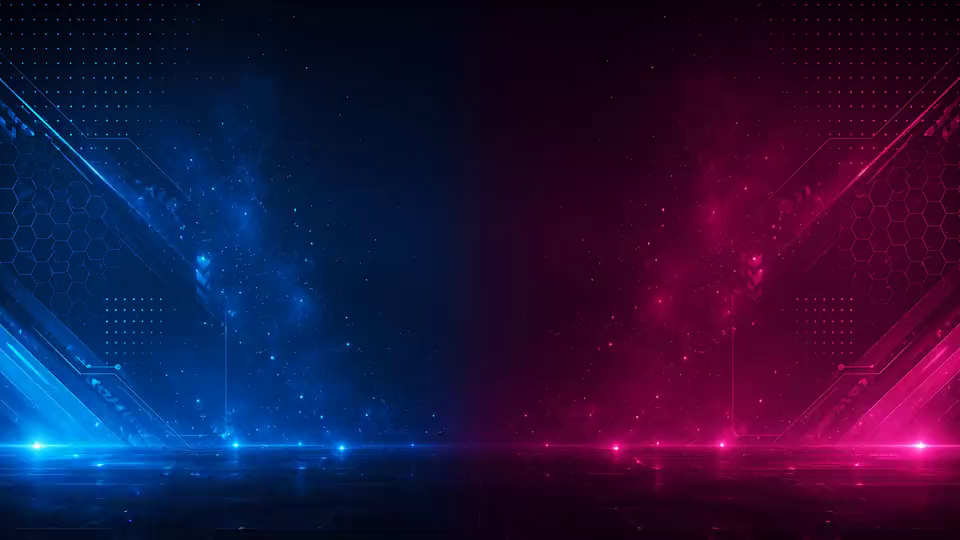
#> input picture frame 0 of src/reference/opt/video/duel-bg.mp4, 960 x 540 px, given in place of reference-video.mp4, which was not available
$ python extract_video_frames.py
#> lines starting #> are read from the running program, lines starting #| are printed output that depends on the picture; pictures that were not available may be replaced by others from this repository, and a replacement may not be noted
import cv2
from pathlib import Path

video = Path(r"c:\Users\farec\Desktop\PlayMeet\.restore-ref\reference-video.mp4")
out = Path(r"c:\Users\farec\Desktop\PlayMeet\.restore-ref\frames")
out.mkdir(exist_ok=True)

cap = cv2.VideoCapture(str(video))
fps = cap.get(cv2.CAP_PROP_FPS) or 30
frames = int(cap.get(cv2.CAP_PROP_FRAME_COUNT))
duration = frames / fps if fps else 0
print(f"fps={fps} frames={frames} duration={duration:.1f}s")

indices = sorted(set([0] + [int(i * fps * 1.5) for i in range(int(duration / 1.5) + 1)]))
for i, idx in enumerate(indices[:15]):
    cap.set(cv2.CAP_PROP_POS_FRAMES, idx)
    ok, frame = cap.read()
    if ok:
        path = out / f"frame_{i:02d}.jpg"
        cv2.imwrite(str(path), frame)
        print("wrote", path.name, "at", idx)
#> this loop made 5 passes
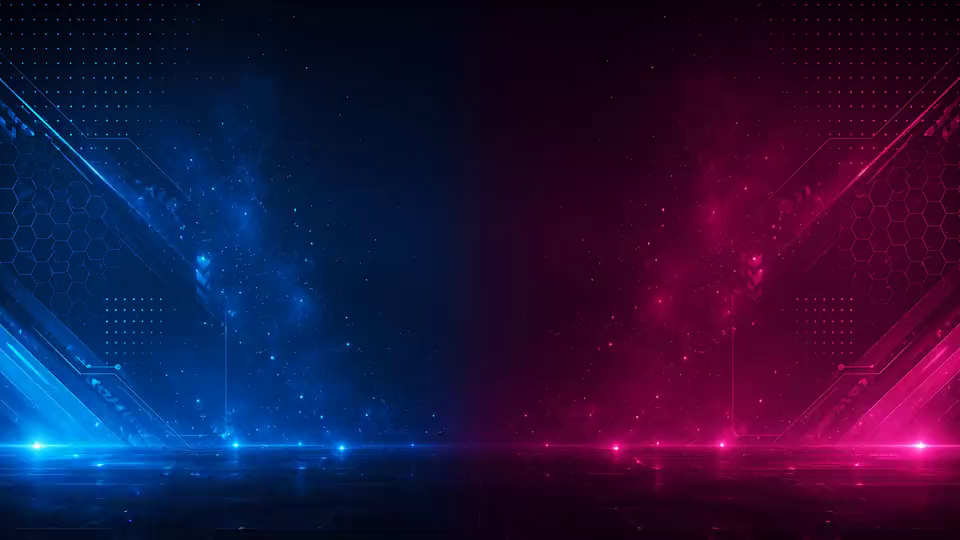
#> input picture frame 0 of src/reference/opt/video/duel-bg.mp4, 960 x 540 px, given in place of reference-video.mp4, which was not available
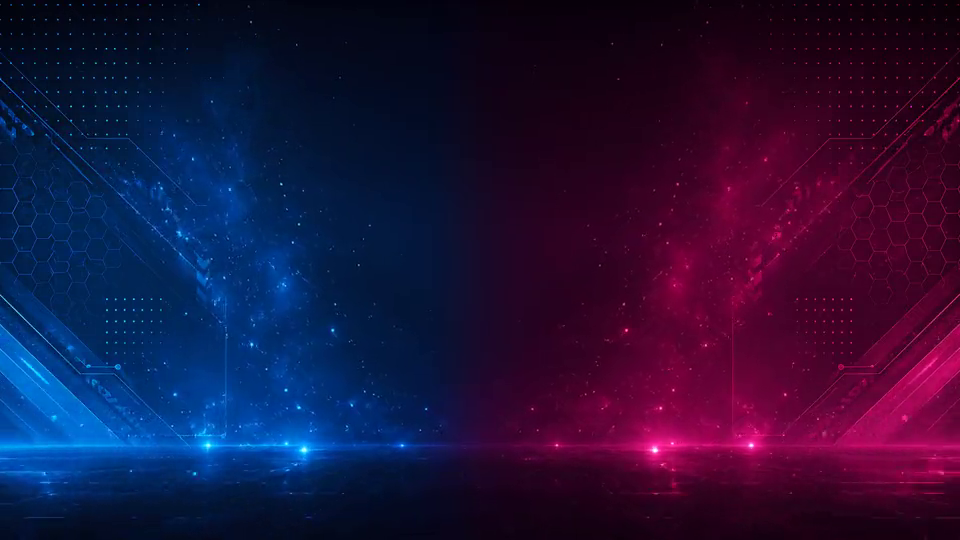
#> input picture frame 36 of src/reference/opt/video/duel-bg.mp4, 960 x 540 px, given in place of reference-video.mp4, which was not available
#> pass 3, `ok, frame = cap.read()`:
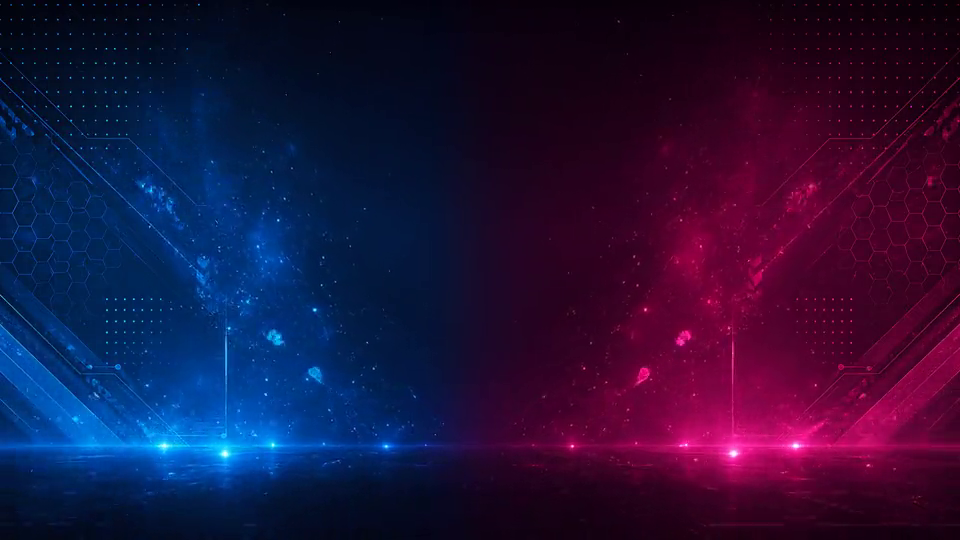
#> frame: shape (540, 960, 3); mean B, G, R 60.8, 18.5, 35.1
cap.release()

$ run again, starting later in the video
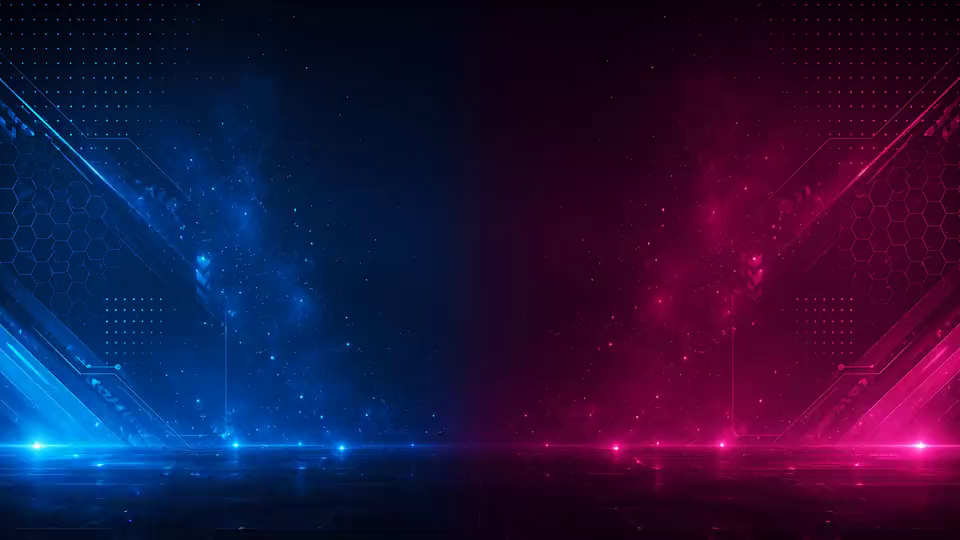
#> input picture frame 0 of src/reference/opt/video/duel-bg.mp4, 960 x 540 px, given in place of reference-video.mp4, which was not available
#> the loop `for i, idx in enumerate(indices[:15]):` made 5 passes
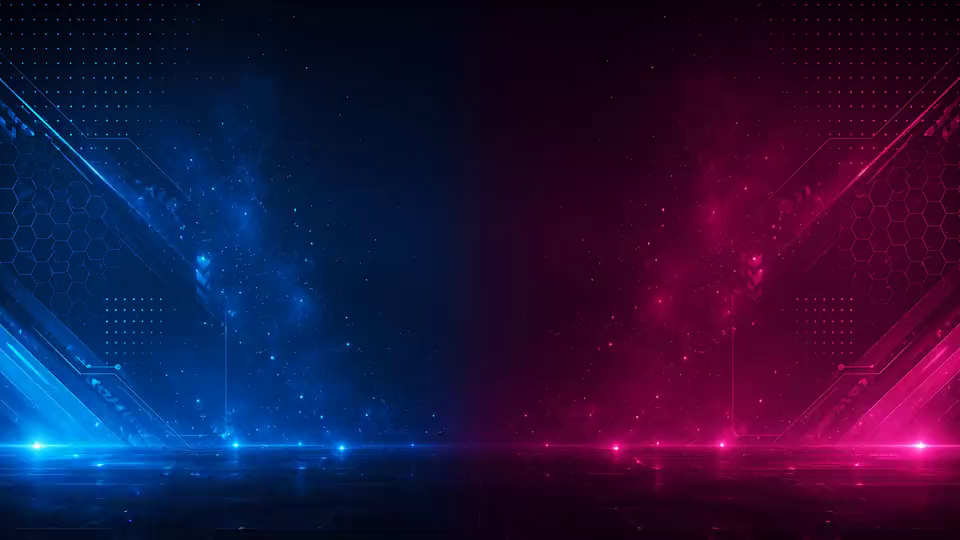
#> input picture frame 0 of src/reference/opt/video/duel-bg.mp4, 960 x 540 px, given in place of reference-video.mp4, which was not available
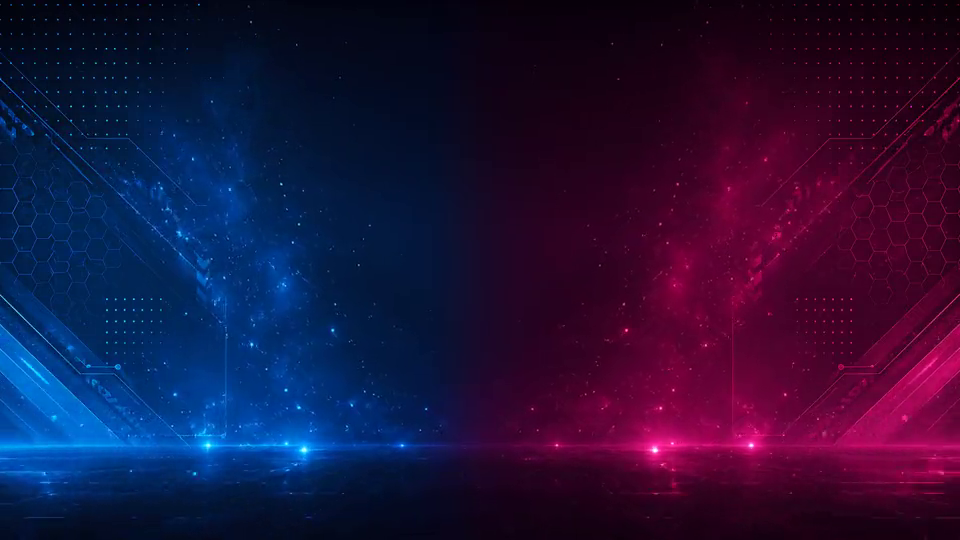
#> input picture frame 36 of src/reference/opt/video/duel-bg.mp4, 960 x 540 px, given in place of reference-video.mp4, which was not available

$ run again, starting later in the video
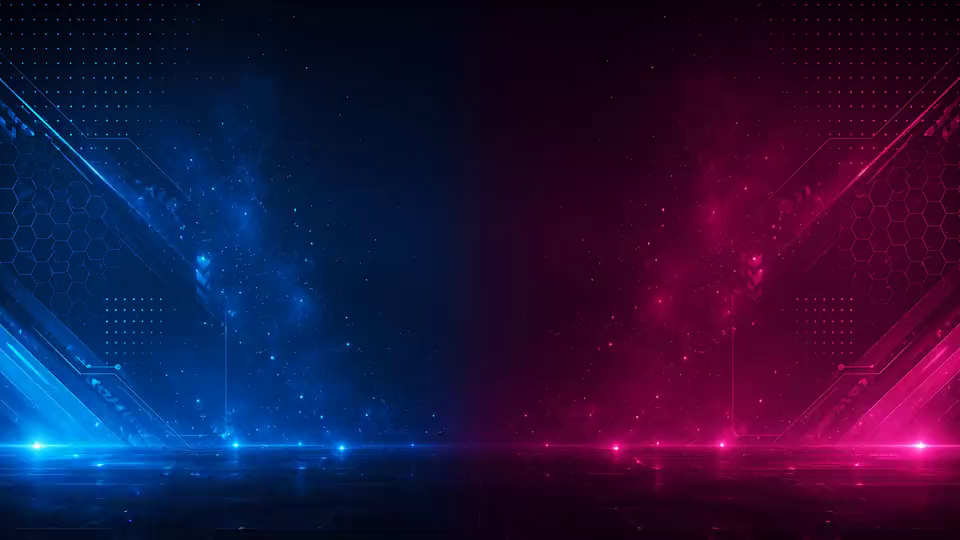
#> input picture frame 0 of src/reference/opt/video/duel-bg.mp4, 960 x 540 px, given in place of reference-video.mp4, which was not available
#> the loop `for i, idx in enumerate(indices[:15]):` made 5 passes
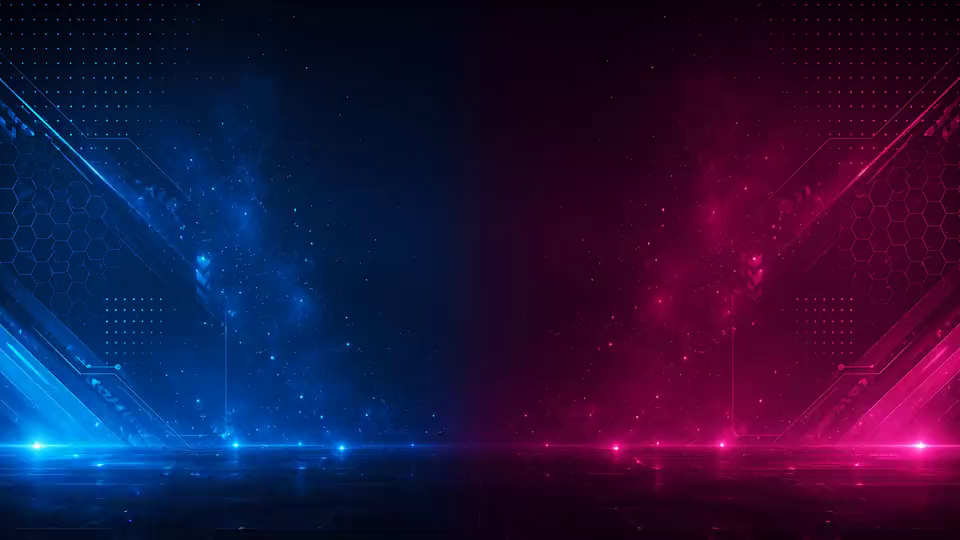
#> input picture frame 0 of src/reference/opt/video/duel-bg.mp4, 960 x 540 px, given in place of reference-video.mp4, which was not available
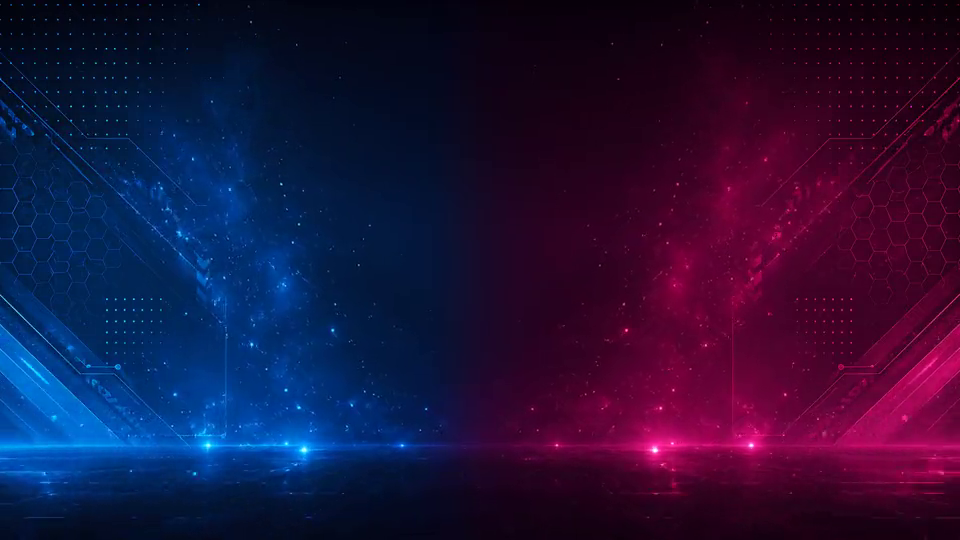
#> input picture frame 36 of src/reference/opt/video/duel-bg.mp4, 960 x 540 px, given in place of reference-video.mp4, which was not available
